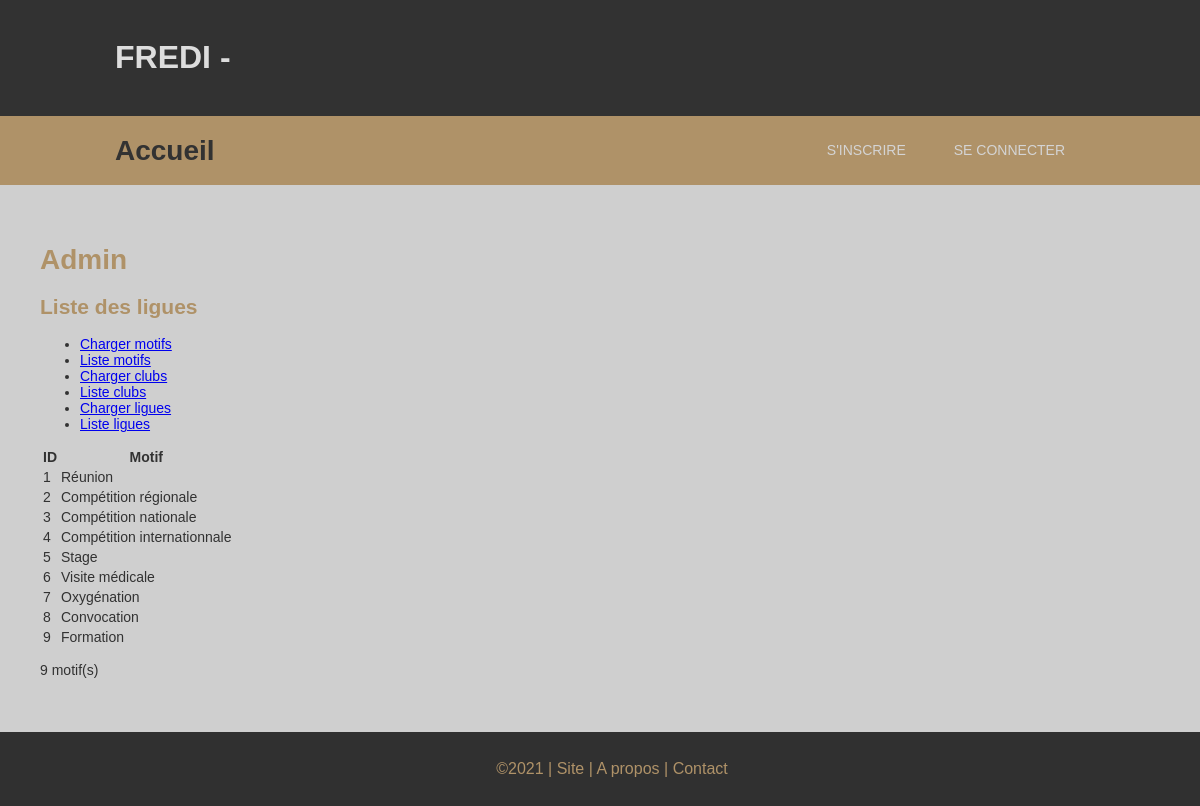
The page /storage/v_last/motifs_liste.php on the database its author committed.
### tables this page shows
CREATE TABLE `motif` (
  `id_motif` int(11) NOT NULL,
  `lib_motif` varchar(50) DEFAULT NULL
);

### app/dao/dao.php (called while the page is built, shortened)
<?php
class dao
{
    function __construct() {
        $user=DB_USER;
        $password=DB_PASSWORD;
        $host=DB_HOST;
        $name=DB_NAME;
        $dsn = 'mysql:host=' . $host . ';dbname=' . $name;
        try {
            $pdo = new PDO($dsn, $user, $password, array(PDO::MYSQL_ATTR_INIT_COMMAND =>
            "SET NAMES utf8"));
            $pdo->setAttribute(PDO::ATTR_ERRMODE, PDO::ERRMODE_EXCEPTION);
        } catch (PDOException $e) {
            echo("<p>Erreur lors de la connexion : " . $e->getMessage().'<p>');
        }
        $this->pdo = $pdo;
    }
}

### app/dao/MotifDAO.php (called while the page is built, shortened)
<?php
    class MotifDAO extends dao
    {
        function findAll() {
            $sql = "SELECT * FROM motif";
            try {
                $sth = $this->pdo->prepare($sql);
                $sth->execute();
                $rows = $sth->fetchAll(PDO::FETCH_ASSOC);
            } catch (PDOException $e) {
                throw new Exception("Erreur lors de la requête SQL : " . $e->getMessage());
            }
            $motif = array();
            foreach ($rows as $row) {
                $motif[] = new Motif($row);
            }
            return $motif;
        }
    }
?>

### app/class/Motif.php (called while the page is built, shortened)
<?php
    class Motif {
        private $id_motif;
        private $lib_motif;
        public function get_id_motif(){
            return $this->id_motif;
        }
        public function get_lib_motif(){
            return $this->lib_motif;
        }
        public function set_id_motif($id_motif){
            $this->id_motif = $id_motif;
        }
        public function set_lib_motif($lib_motif){
            return $this->lib_motif = $lib_motif;
        }
        public function fill(array $tableau){
            foreach($tableau as $key => $valeur){
                $methode = 'set_'.$key;
            }
        }
    }

### storage/v_last/motifs_liste.php (the view, shortened to what this page needs)
<?php
  include('header.php');
  $motifs = new MotifDAO();
  $motifs = $motifs->findAll();
?>
  <h1>Admin</h1>
  <h2>Liste des ligues</h2>
  <ul>
    <li><a href="motifs_charger.php">Charger motifs</a></li>
    <li><a href="motifs_liste.php">Liste motifs</a></li>
    <li><a href="clubs_charger.php">Charger clubs</a></li>
    <li><a href="clubs_liste.php">Liste clubs</a></li>
    <li><a href="ligues_charger.php">Charger ligues</a></li>
    <li><a href="ligues_liste.php">Liste ligues</a></li>
  </ul>
  <?php
  if (count($motifs) > 0) {
  ?>
    <table>
      <tr>
        <th>ID</th>
        <th>Motif</th>
      </tr>
      <?php
      foreach ($motifs as $motif) {
        echo '<tr>';
        echo '<td>' . $motif->get_id_motif() . '</td>';
        echo '<td>' . $motif->get_lib_motif() . '</td>';
        echo "</tr>";
      } ?>
    </table>
  <?php
  } else {
    echo "<p>Rien à afficher</p>";
  }
  echo "<p>". count($motifs) ." motif(s)</p>";
  ?>
<?php include('footer.php'); ?>

### css/styles.css (style rules this page uses)
html, #page { padding:0; margin:0; }
body { margin:0; padding:0; width:100%; color:#af9268; font:14px Sans-Serif; }
h1, h2, h3, h4, h5, h6 { color:#af9268; }

### rows shown on the page
motif: id_motif "1", lib_motif "Réunion"
motif: id_motif "2", lib_motif "Compétition régionale"
motif: id_motif "3", lib_motif "Compétition nationale"
motif: id_motif "4", lib_motif "Compétition internationnale"
motif: id_motif "5", lib_motif "Stage"
motif: id_motif "6", lib_motif "Visite médicale"
motif: id_motif "7", lib_motif "Oxygénation"
motif: id_motif "8", lib_motif "Convocation"
motif: id_motif "9", lib_motif "Formation"

### other values the page prints
count($motifs) "9"
